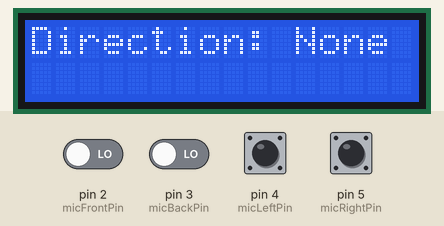
This sketch was run on a simulated Arduino Uno, built with avr-gcc and run on an emulated ATmega328P. Parts: 16×2 character LCD. Inputs (shaded band) come from the test bench; at power-on: pin 2 (micFrontPin), pin 3 (micBackPin), pin 4 (micLeftPin), pin 5 (micRightPin) LOW.

Above: at 6.2 s.
6.3 s: pin 2 (micFrontPin) driven HIGH
At 7.2 s:
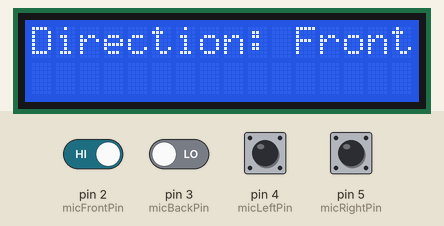
9.3 s: pin 2 (micFrontPin) driven LOW
At 10.1 s:
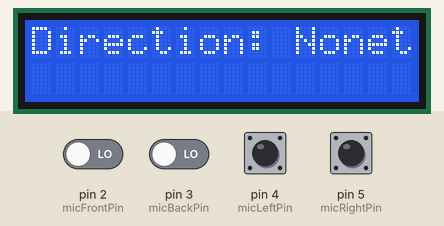
10.8 s: pin 3 (micBackPin) driven HIGH
At 11.7 s:
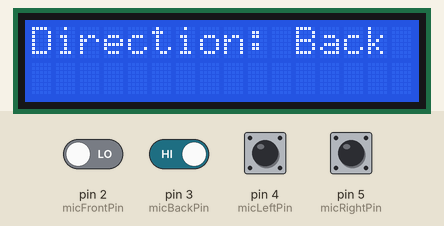
13.8 s: pin 3 (micBackPin) driven LOW
At 15.0 s:
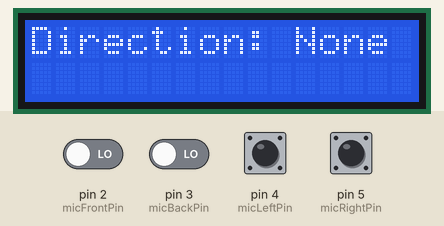
15.3 s: pin 4 (micLeftPin) pulled HIGH for 0.15 s
At 15.39 s:
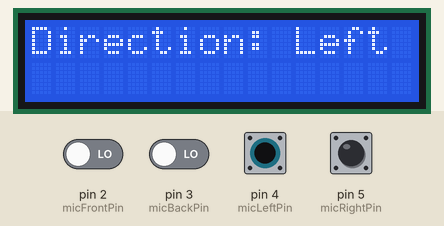
16.9 s: pin 5 (micRightPin) pulled HIGH for 0.15 s
At 17.0 s:
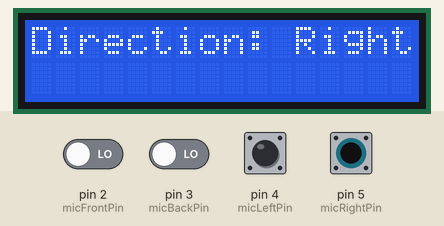
Timing chart, 0 to 19.5 s (numbered marks = the images above; inputs shaded):
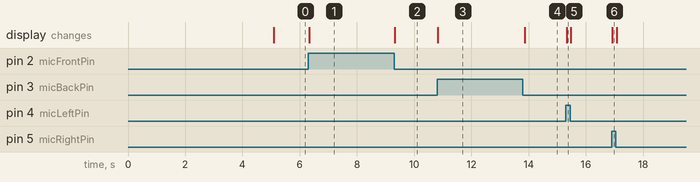

Measured:
- after the input at 6.3 s, the display: changes at once (image 1)
- after the input at 9.3 s, the display: changes at once (image 2)
- after the input at 10.8 s, the display: changes at once (image 3)
- after the input at 13.8 s, the display: changes after 0.06 s (image 4)
- after the input at 15.3 s, the display: changes at once (image 5)
- after the input at 16.9 s, the display: changes at once (image 6)

The sketch:

Sound_Direction.ino
```cpp
#include <Wire.h>                // مكتبة الاتصال عبر I2C
#include <LiquidCrystal_I2C.h>   // مكتبة شاشة LCD I2C

LiquidCrystal_I2C lcd(0x27, 16, 2);
int micFrontPin = 2;   // ميكروفون أمامي
int micBackPin = 3;    // ميكروفون خلفي
int micLeftPin = 4;    // ميكروفون يساري
int micRightPin = 5;   // ميكروفون يميني


void setup() {
Serial.begin(9600);
pinMode(micFrontPin,INPUT);
pinMode(micBackPin,INPUT);
pinMode(micLeftPin,INPUT);
pinMode(micRightPin,INPUT);

lcd.init();                // بدء شاشة LCD
lcd.backlight();           // تشغيل الإضاءة الخلفية
lcd.setCursor(0, 0);        // تعيين موضع الكتابة على الشاشة
lcd.print("Sound Direction!");
delay(5000);
lcd.clear();
}

void loop() {
  int micFrontValue = digitalRead(micFrontPin);
  int micBackValue = digitalRead(micBackPin);
  int micLeftValue = digitalRead(micLeftPin);
  int micRightValue = digitalRead(micRightPin);

  String direction = "";

  if (micFrontValue == 1) {
    lcd.clear();
    direction = "Front";

  } else if (micBackValue == 1) {
    lcd.clear();
    direction = "Back";
  } else if (micLeftValue == 1) {
    lcd.clear();
    direction = "Left";

  } else if (micRightValue == 1) {
    lcd.clear();
    direction = "Right";
  } else {
    direction = "None";
  }

  lcd.setCursor(0, 0);        // تعيين موضع الكتابة في الصف الثاني
  lcd.print("Direction: ");
  lcd.print(direction);

}
```
